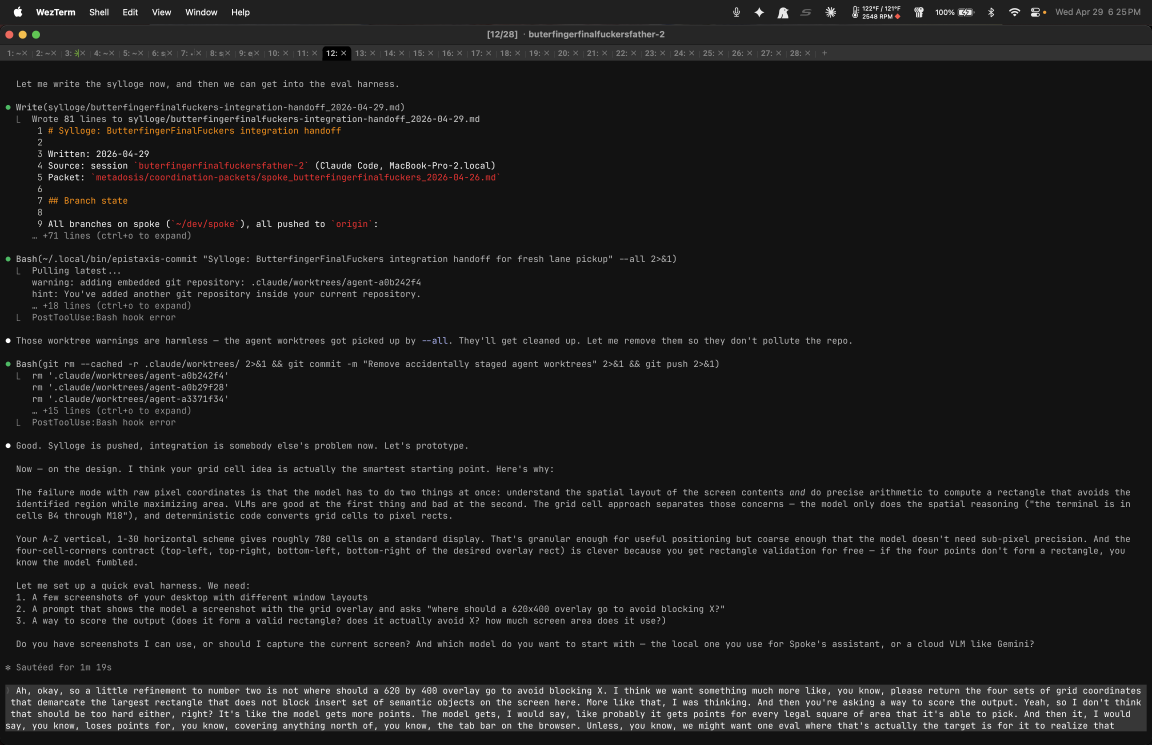
#> input picture tools/positioning_eval/sample_screenshot.png, 3456 x 2234 px, found by its file name (shown at 1/3 size)
$ python eval_seed_vote.py
#> lines starting #> are read from the running program, lines starting #| are printed output that depends on the picture
### tools/positioning_eval/grid_overlay.py
"""Draw an A-Z x 1-30 grid overlay on a screenshot for VLM positioning eval."""

from __future__ import annotations

import string
from pathlib import Path

from PIL import Image, ImageDraw, ImageFont


# Grid dimensions
ROWS = 26  # A-Z
COLS = 30  # 1-30

ROW_LABELS = list(string.ascii_uppercase)
COL_LABELS = [str(i) for i in range(1, COLS + 1)]

# Visual params
GRID_COLOR = (255, 255, 0, 80)  # yellow, semi-transparent
LABEL_COLOR = (255, 255, 0, 200)
LABEL_BG = (0, 0, 0, 140)

# Flood-fill style: big labels filling each cell, semi-transparent
FLOOD_LABEL_COLOR = (255, 255, 0)  # yellow, alpha applied separately
FLOOD_LABEL_ALPHA = 140  # ~55% opacity — must survive scale-down while disrupting text


def draw_grid(
    img_path: str | Path,
    out_path: str | Path,
    style: str = "sparse",
    rows: int = ROWS,
    cols: int = COLS,
) -> tuple[int, int, int, int]:
    """Draw grid on image, return (cell_width, cell_height, rows, cols).

    style: "sparse" = old style (labels at edges + every Nth cell)
           "flood"  = every cell labeled, big chunky text, semi-transparent
    """
#> called with style = 'flood', rows = 5, cols = 5
    img = Image.open(img_path).convert("RGBA")
#> img is the input picture: PIL image 3456x2234 RGBA; mean R, G, B, A 28.7, 28.4, 28.3, 255
    overlay = Image.new("RGBA", img.size, (0, 0, 0, 0))
#> overlay: PIL image 3456x2234 RGBA; every value is 0
    draw = ImageDraw.Draw(overlay)

    w, h = img.size
#> w = 3456; h = 2234
    cell_w = w / cols
#> cell_w = 691.2
    cell_h = h / rows
#> cell_h = 446.8

    row_labels = ROW_LABELS[:rows]
    col_labels = COL_LABELS[:cols]

    # Draw grid lines
    for c in range(cols + 1):
        x = int(c * cell_w)
        draw.line([(x, 0), (x, h)], fill=GRID_COLOR, width=1)
    for r in range(rows + 1):
        y = int(r * cell_h)
        draw.line([(0, y), (w, y)], fill=GRID_COLOR, width=1)

    if style == "flood":
        _draw_flood_labels(draw, w, h, cell_w, cell_h, row_labels, col_labels, rows, cols)
    else:
        _draw_sparse_labels(draw, cell_w, cell_h, row_labels, col_labels, rows, cols)

    result = Image.alpha_composite(img, overlay)
    result.save(str(out_path))
    return int(cell_w), int(cell_h), rows, cols


# [17 lines left out: function _draw_sparse_labels, not called in this run]


def _draw_flood_labels(draw, w, h, cell_w, cell_h, row_labels, col_labels, rows, cols):
    """Every cell gets a big, chunky, semi-transparent label filling it."""
#> called with w = 3456, h = 2234, cell_w = 691.2, cell_h = 446.8, rows = 5, cols = 5
    # Target: labels must be readable at 33% scale
    font_size = max(16, int(min(cell_h * 0.75, cell_w * 0.45)))
#> font_size = 311
    try:
        font = ImageFont.truetype("/System/Library/Fonts/Helvetica.ttc", font_size)
    except (OSError, IOError):
        try:
            font = ImageFont.truetype("/System/Library/Fonts/SFNSMono.ttf", font_size)
        except (OSError, IOError):
            try:
                font = ImageFont.truetype("/System/Library/Fonts/Menlo.ttc", font_size)
            except (OSError, IOError):
                font = ImageFont.load_default()

    label_fill = (*FLOOD_LABEL_COLOR, FLOOD_LABEL_ALPHA)

    for row in range(rows):
        for col in range(cols):
            label = f"{row_labels[row]}{col_labels[col]}"
            cx = int((col + 0.5) * cell_w)
            cy = int((row + 0.5) * cell_h)

            bbox = draw.textbbox((0, 0), label, font=font)
            tw = bbox[2] - bbox[0]
            th = bbox[3] - bbox[1]

            tx = cx - tw // 2
            ty = cy - th // 2

            draw.text((tx, ty), label, fill=label_fill, font=font)
#> in draw_grid, `result = Image.alpha_composite(img, overlay)`:
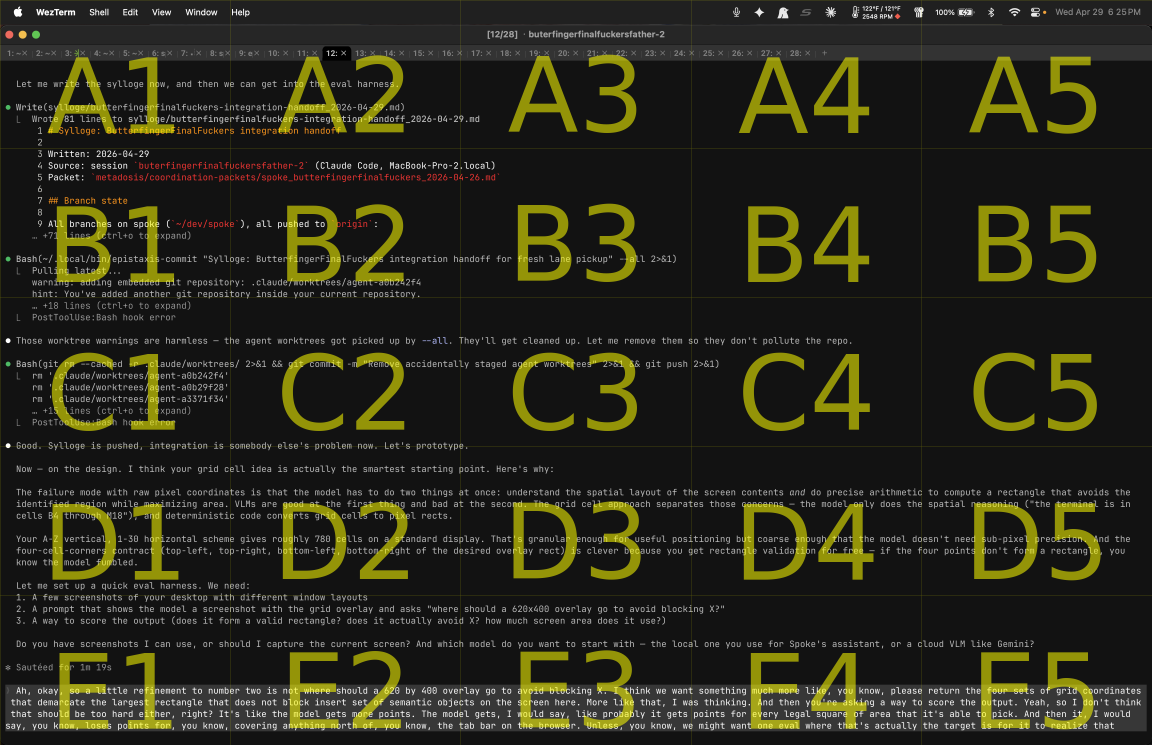
#> result: PIL image 3456x2234 RGBA (shown at 1/3 size); mean R, G, B, A 40.9, 40.6, 26.7, 255


# [54 lines left out: functions grid_to_pixels, corners_to_rect, not called in this run]


# [7 lines that do not run on import are left out]

### tools/positioning_eval/eval_seed_vote.py
"""Seed step with majority vote: 5x top-3 at 50% scale, heatmap output.

Exploits fast warm inference (~0.2s) to run multiple passes and vote
on the best seed cell. Total time ~1.5-3s.
"""

from __future__ import annotations

import base64
import io
import re
import time
from collections import Counter
from pathlib import Path

import requests
from PIL import Image, ImageDraw, ImageFont

from grid_overlay import draw_grid, ROW_LABELS, COL_LABELS

GRAPHEUS_URL = "http://localhost:8090/v1/chat/completions"
SEED_ROWS = 5
SEED_COLS = 5
N_RUNS = 5
TOP_K = 3
SCALE = 0.5

SYSTEM_PROMPT = f"""\
You are Spoke's window positioning system.

The screenshot has a grid overlay with yellow reference labels drawn on \
top of it. The grid has rows A-{ROW_LABELS[SEED_ROWS - 1]} (top to bottom), \
columns 1-{SEED_COLS} (left to right). Ignore the yellow labels themselves — \
they are just reference markers. Look THROUGH them at the actual screen \
content underneath.

Your job: find the THREE grid cells that are closest to the center of the \
largest empty regions on the screen. Empty means: no text content, no \
application windows with visible content — just blank space, margins, \
or non-essential UI chrome.

Output ONLY three cell names separated by spaces, ranked from most empty \
to least empty. Nothing else."""


def encode_image(path: str | Path, scale: float = 1.0) -> str:
#> called with scale = 0.5
    img = Image.open(path)
    if scale < 1.0:
        img = img.resize((int(img.width * scale), int(img.height * scale)), Image.LANCZOS)
#> img: PIL image 1728x1117 RGBA
    buf = io.BytesIO()
    img.save(buf, format="PNG")
    return base64.b64encode(buf.getvalue()).decode()


def query_top3(grid_image_path: str, constraint: str, scale: float = SCALE) -> tuple[list[str], float]:
    b64 = encode_image(grid_image_path, scale=scale)
    t0 = time.time()
#> (the run stopped early here; a loop or call above may not have finished)
